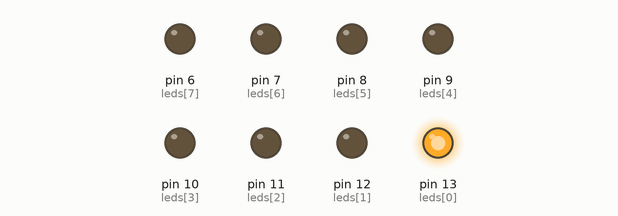
This sketch was run on a simulated Arduino Uno, built with avr-gcc and run on an emulated ATmega328P. Parts: output pins drawn as LEDs (lit = HIGH).

Above: at 0.1 s.
At 1.5 s:
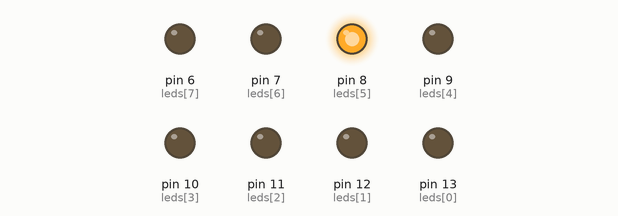
At 3.1 s:
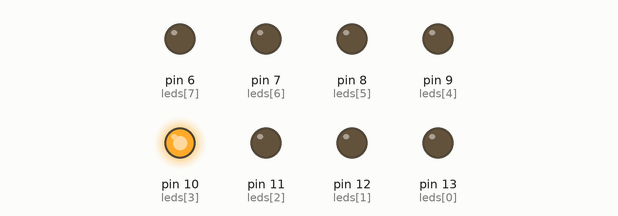
At 4.5 s:
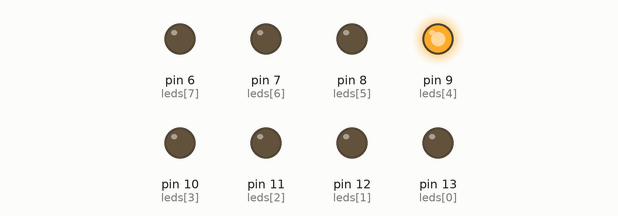
At 6.25 s:
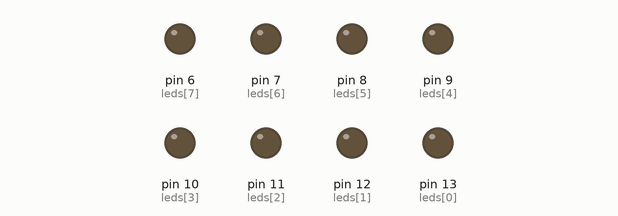
At 10.1 s:
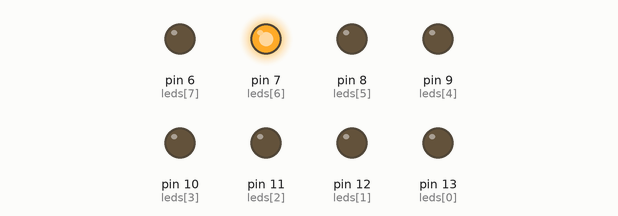
Timing chart, 0 to 10.4 s (numbered marks = the images above):
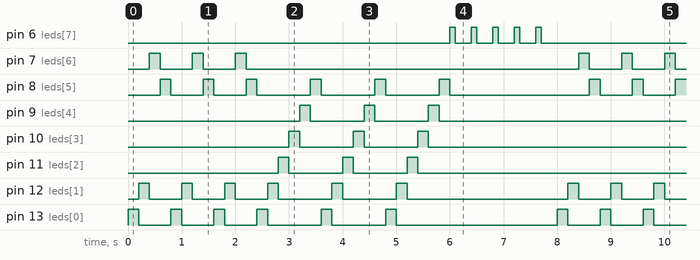

The sketch:

efeito.ino
```cpp
/*** Variables and Constants ***/

//                   A   B   C   D   E  F  G  DP
//                   0   1   2   3   4  5  6  7
const int leds[] = { 13, 12, 11, 10, 9, 8, 7, 6 };


/*** Effects ***/

const int effect1[] = { 0, 1, 6, 5 };

const int effect2[] = { 0, 1, 2, 3, 4, 5 };

const int effect3[] = { 7 };


/*** Indexes ***/

int i;
int r;


/*** Configuration ***/

void setup() {
  for (i = 0; i < 8; i++) pinMode(leds[i], OUTPUT);
}


/*** Functions ***/

void playEffect1() {
    for (r = 0; r < 3; r++) {
        for (i = 0; i < 4; i++) {
            digitalWrite(leds[effect1[i]], HIGH);
            delay(200);
            digitalWrite(leds[effect1[i]], LOW);
        }
    }
}

void playEffect2() {
    for (r = 0; r < 3; r++) {
        for (i = 0; i < 6; i++) {
            digitalWrite(leds[effect2[i]], HIGH);
            delay(200);
            digitalWrite(leds[effect2[i]], LOW);
        }
    }
}

void playEffect3() {
    for (r = 0; r < 5; r++) {
        digitalWrite(leds[effect3[0]], HIGH);
        delay(100);
        digitalWrite(leds[effect3[0]], LOW);
        delay(300);
    }
}


/*** Program ***/

void loop() {
    playEffect1();
    playEffect2();
    playEffect3();
}
```

Measured:
- by itself, pin 6 (leds[7]): repeats every 8.0 s: 4 × (LOW 0.30 s, HIGH 0.10 s), LOW 6.3 s, HIGH 0.10 s
- by itself, pin 7 (leds[6]): repeats every 8.0 s: 2 × (LOW 0.60 s, HIGH 0.20 s), LOW 6.2 s, HIGH 0.20 s
- by itself, pin 8 (leds[5]): repeats every 8.0 s: 2 × (LOW 0.60 s, HIGH 0.20 s), 3 × (LOW 1.0 s, HIGH 0.20 s), LOW 2.6 s, HIGH 0.20 s
- by itself, pin 9 (leds[4]), pin 10 (leds[3]), pin 11 (leds[2]): repeats every 8.0 s: 2 × (LOW 1.0 s, HIGH 0.20 s), LOW 5.4 s, HIGH 0.20 s
- by itself, pin 12 (leds[1]), pin 13 (leds[0]): repeats every 8.0 s: 3 × (LOW 0.60 s, HIGH 0.20 s), 2 × (LOW 1.0 s, HIGH 0.20 s), LOW 3.0 s, HIGH 0.20 s
